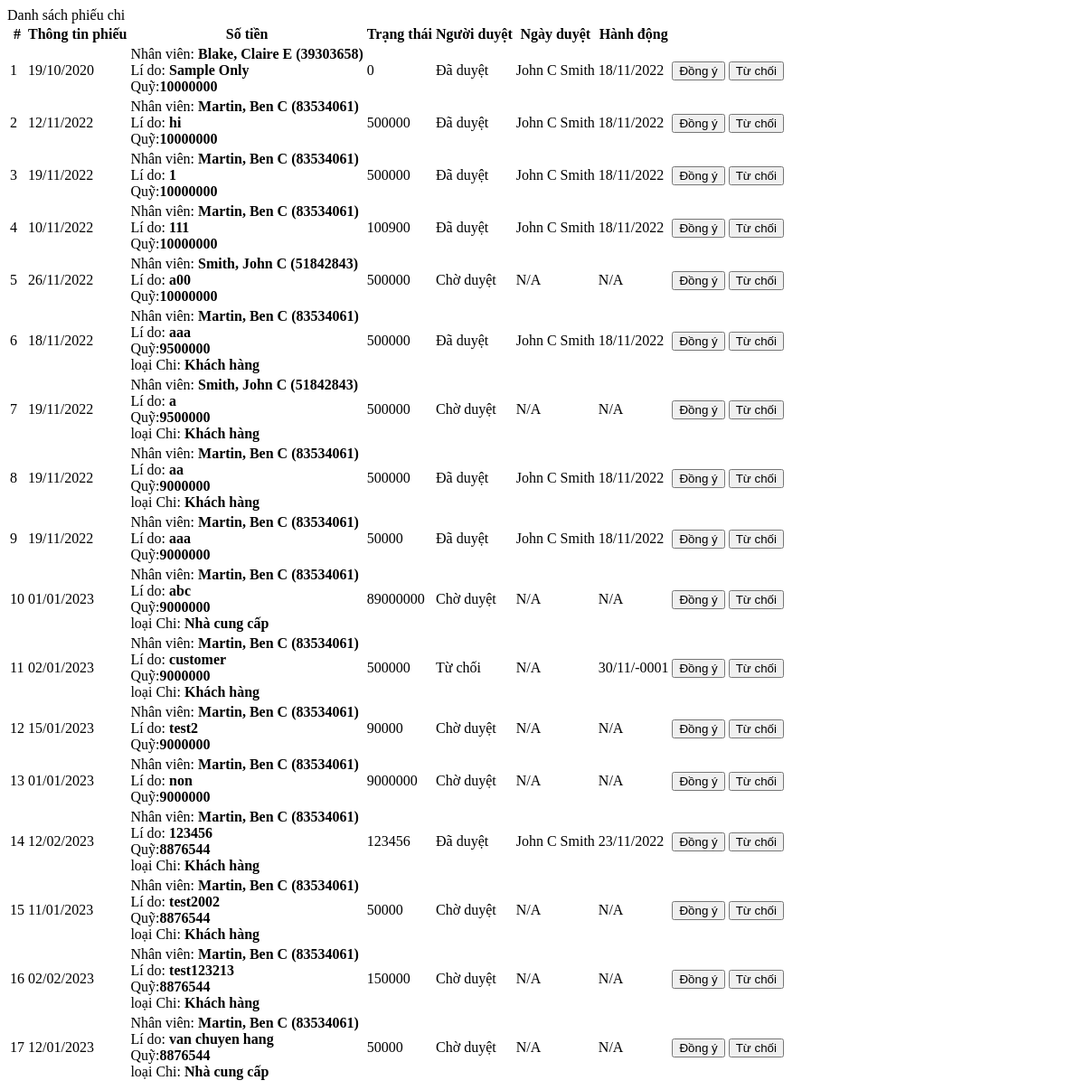
/applications.php, run on an earlier commit of the app's database.
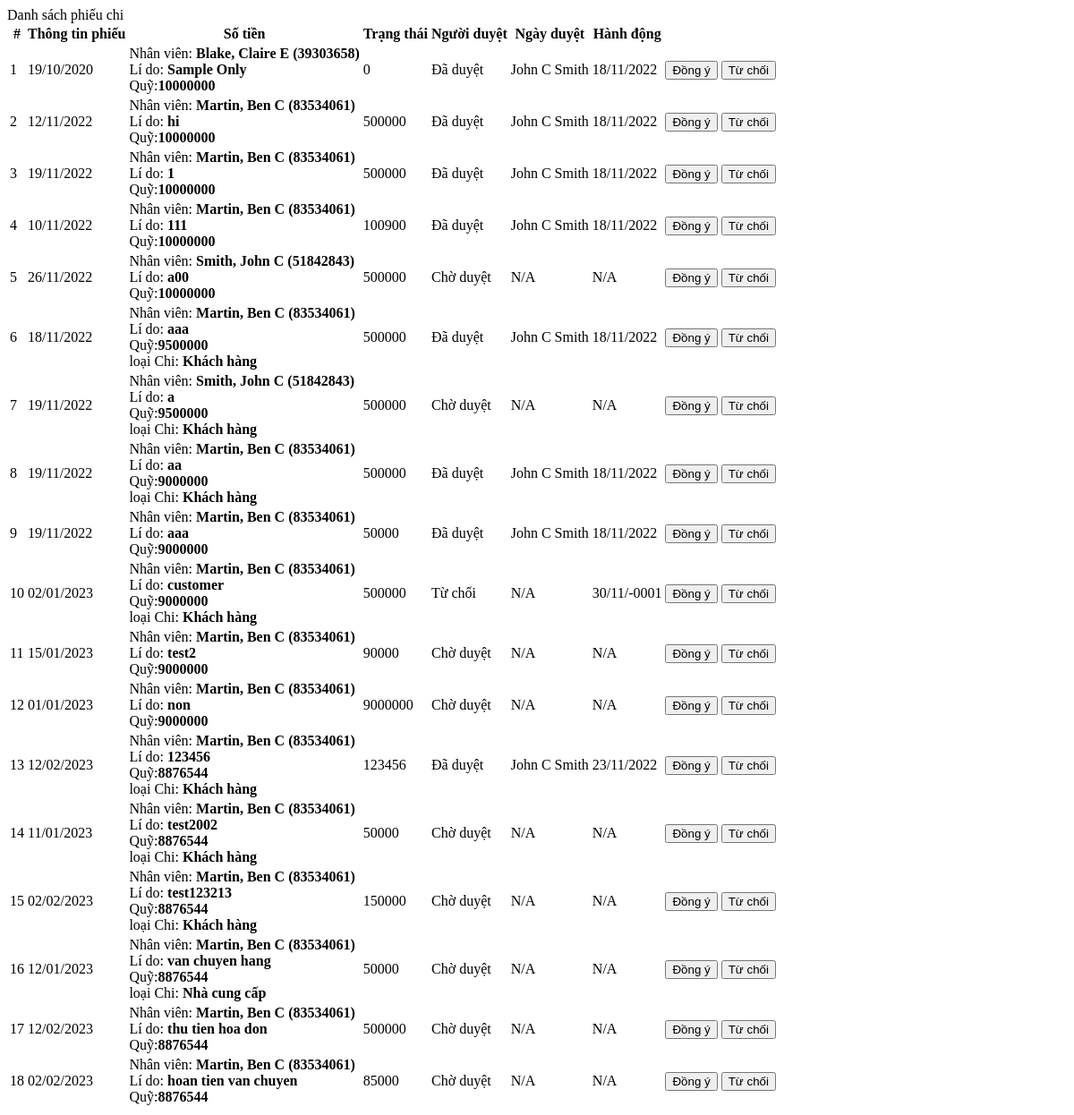
And on a later commit of the database.
### tables this page shows
CREATE TABLE `leave_list` (
  `id` int(30) NOT NULL,
  `employee_id` int(30) NOT NULL,
  `customer_id` int(11) NOT NULL,
  `supplier_id` int(11) NOT NULL,
  `leave_type_id` int(30) NOT NULL,
  `date_from` date NOT NULL,
  `money` int(11) NOT NULL,
  `type` tinyint(4) NOT NULL DEFAULT 1 COMMENT '1= Chi KH, 2= Chi NCC, 3 = Chi\r\n4= Thu, 5= thu KH, 6= thu NCC',
  `reason` text NOT NULL,
  `status` tinyint(1) NOT NULL DEFAULT 0 COMMENT '0=pending,1= approved,2 = disapproved',
  `approved_by` int(30) NOT NULL,
  `date_approved` date NOT NULL,
  `date_created` date NOT NULL DEFAULT current_timestamp(),
  `quy` int(30) DEFAULT NULL
);

CREATE TABLE `employee_details` (
  `id` int(30) NOT NULL,
  `user_id` int(30) NOT NULL,
  `employee_id` varchar(200) NOT NULL,
  `lastname` text NOT NULL,
  `firstname` text NOT NULL,
  `middlename` text NOT NULL,
  `address` text NOT NULL,
  `contact` text NOT NULL,
  `department_id` int(30) NOT NULL,
  `position_id` int(30) NOT NULL,
  `type` tinyint(1) NOT NULL DEFAULT 5 COMMENT '1=Pricipal, 2=  Department Head , 3=Manager, 4 = supervisor,5 = regular',
  `manager_id` int(30) NOT NULL,
  `supervisor_id` int(30) NOT NULL
);

### applications.php (the view, shortened to what this page needs)
<?php include 'db_connect.php' ?>
<div class="container-fluid">
	<div class="col-lg-12">
		<div class="card">
			<div class="card-header">Danh sách phiếu chi</div>
			<div class="card-body">
				<table class="table table-bordered">
					<thead>
						<tr>
							<th>#</th>
							<th>Thông tin phiếu</th>
							<th>Số tiền</th>
							<th>Trạng thái</th>
							<th>Người duyệt</th>
							<th>Ngày duyệt</th>
							<th>Hành động</th>
						</tr>
					</thead>
					<tbody>
					    <?php  $quy=10000000; ?>
						<?php
						$i = 1;
						$qry = $conn->query("SELECT ll.*,concat(e.lastname,', ',e.firstname,' ',e.middlename) as name,e.employee_id as eID FROM leave_list ll inner join employee_details e on e.id = ll.employee_id where ll.employee_id != '".$_SESSION['details']['id']."' $where ");
						while($row=$qry->fetch_assoc()):
							$action_by = 'N/A';
							if($row['status'] > 0){
								$emp = $conn->query("SELECT *,concat(firstname,' ',middlename,' ',lastname) as name from employee_details where id = ".$row['approved_by']);
								if($emp->num_rows > 0 ){
									$action_by = ucwords($emp->fetch_array()['name']);
								}
							}
						?>
						<tr>
							<td class="text-center"><?php echo $i++ ?></td>
							<td>
								<?php echo date("d/m/Y",strtotime($row['date_from'])) ?>
							</td>
							<td>
								<p>Nhân viên: <b><?php echo ucwords($row['name']). " (".$row['eID'].")" ?></b></p>
								<p>Lí do: <b><?php  echo ($row['reason']) ?></b></p>
								<p>Quỹ:<b><?php  if($row['type'] == 2 && $row['status'] == 1) {$quy=$quy-$row['money'];} echo $quy; ?></b></p>
								<?php if($row['type'] == 2): ?>
									<p>loại Chi: <b>Khách hàng</b></p>
								<?php elseif($row['type'] == 3): ?>
									<p>loại Chi: <b>Nhà cung cấp</b></b></p>
								<?php endif; ?>
							</td>
							<td>
								<?php echo $row['money'] ?>
							</td>
							<td class="text-center">
								<?php if($row['status'] == 0): ?>
									<span class="badge badge-primary">Chờ duyệt</span>
								<?php elseif($row['status'] == 1): ?>
									<span class="badge badge-success">Đã duyệt</span>
								<?php elseif($row['status'] == 2): ?>
									<span class="badge badge-success">Từ chối</span>
								<?php endif; ?>
							</td>
							<td>
								<?php echo $action_by ?>
							</td>
							<td><?php echo $row['status'] > 0 ? date("d/m/Y",strtotime($row['date_approved'])) : 'N/A' ?></td>
							<td class="text-center">
								<button class="btn btn-sm btn-outline-primary approved_leave" type="button" data-id="<?php echo $row['id'] ?>" >Đồng ý </button>
								<button class="btn btn-sm btn-outline-danger decline_leave" type="button" data-id="<?php echo $row['id'] ?>">Từ chối</button>
							</td>
						</tr>
					<?php endwhile;?>
					</tbody>
				</table>
			</div>
		</div>
	</div>
</div>

### applications.php (style rules this page uses)
td p { margin:unset; }

What changed in the data, as far as the page shows it:
removed leave_list: date_from "01/01/2023", name "Martin, Ben C", employee_details.employee_id "83534061", reason "abc", quy "9000000", shows "loại Chi:", type "Nhà cung cấp", money "89000000", status "Chờ duyệt", action_by "N/A"
added leave_list: date_from "12/02/2023", name "Martin, Ben C", employee_details.employee_id "83534061", reason "thu tien hoa don", quy "8876544", money "500000", status "Chờ duyệt", action_by "N/A"
added leave_list: date_from "02/02/2023", name "Martin, Ben C", employee_details.employee_id "83534061", reason "hoan tien van chuyen", quy "8876544", money "85000", status "Chờ duyệt", action_by "N/A"
